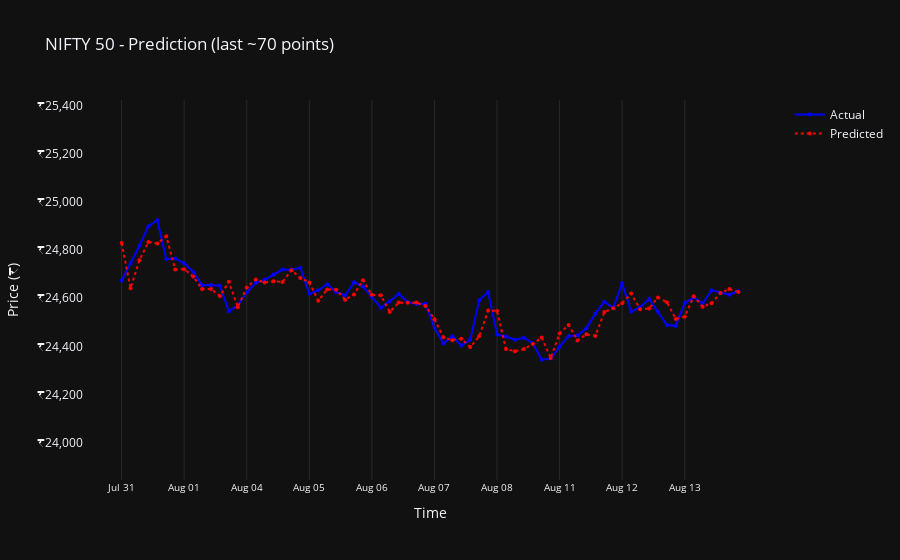

Write notebook code for a chart like this one.
### Code cell
from plot_data_util import plot_train_and_prediction
data = pd.read_csv("NIFTY_50_predictions.csv", parse_dates=True, index_col=0)
plot_train_and_prediction(data, ticker="NIFTY 50", n=70)
